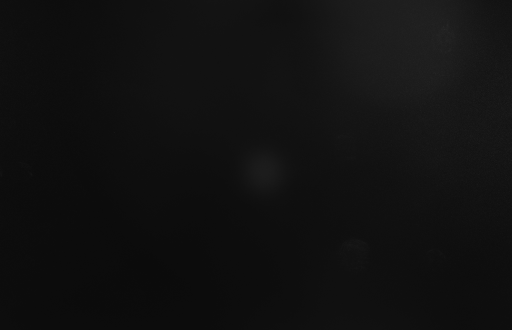
#> input picture figures/MOT temperature measurement/代码改过之后的最终版本/啥也没做，一号，300us的pulse/ToF_bg.png, 512 x 330 px, found by its file name
$ jupyter execute --allow-errors ToFanalyze.ipynb
#> lines starting #> are read from the running program, lines starting #| are printed output that depends on the picture
[cell 1]
import numpy as np
import sys
import matplotlib.pyplot as plt
from scipy.optimize import curve_fit
sys.path.append('C:/Users/AMO lab/Documents/Codes/Rydberg')

# Tof_CCMOT_op_0.06_0.10_40ms_1.00V
# filepath = 'E:/Sync2/Data/2023/5/25/'、

filepath = 'D:\\OneDrive - 南方科技大学\\各种书面文件（培养方案里的）\\master thesis\\figures\\MOT temperature measurement\\代码改过之后的最终版本\\啥也没做，一号，300us的pulse\\'
# filepath = 'C:\\Users\AMO lab\Documents\Rydberg Data\\2023\\8\\9_3\\Tof_CCMOT_op2_0.06_0.10_40ms_1.00V\\'

bg = plt.imread(filepath+'ToF_bg.png')
#> bg is the input picture: shape (330, 512) float32; min 0.0431, max 0.157, mean 0.0657
height,width = bg.shape
#> height = 330; width = 512
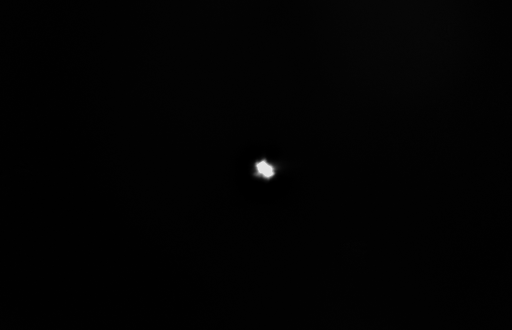
#> input picture figures/MOT temperature measurement/代码改过之后的最终版本/啥也没做，一号，300us的pulse/data_ToF_0.png, 512 x 330 px, found by its file name
#> further down, image is the input picture: shape (330, 512) float32; min 0, max 0.898, mean 0.00963
# width = 416
# height = 400
num = 16  ##################################################拟合的点的数量##########################################################
image_stack = np.zeros((height, width, num))

#> (the rest of this cell did not finish here and is left out)

[cell 2]
image_stack_new = image_stack[70:280,170:350,:]
image = image_stack_new[:,:,0]
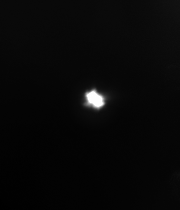
#> image: shape (210, 180) float64; min 0.0471, max 1, mean 0.078; drawn with min black and max white
data_all =image_stack_new
print(data_all.shape)
#| (210, 180, 16)

[cell 3]
def gaussian(x, amplitude, xo, sigma, bias = 0):
    xo = float(xo)
    g = amplitude * np.exp(-( (x - xo)**2 / (2* sigma**2) )) + bias
    return g

## Attemp for fitting
ny,nx,n = data_all.shape
#> ny = 210; nx = 180; n = 16
x = np.arange(0, nx)
#> x = 180 values from 0 to 179
y = np.arange(0, ny)
#> y = 210 values from 0 to 209
image = data_all[:,:,1]
# plt.imshow(image)
# plt.plot(image.mean(axis = 1))
plt.plot(x,image.mean(axis = 0))
popt1, pcov1 = curve_fit(gaussian, x, image.mean(axis = 0),p0 = (0.05, 125, 10, 0.0))
#> popt1 = [-0.00909, 132.1, -10.34, 0.0785]; pcov1 = [[3.65e-05, 8.02e-08, -0.0225, -2.4e-06], [8.02e-08, 59.97, 0.000196, -1.19e-07], [-0.0225, 0.000196, 68.76, -0.00546], [-2.4e-06, -1.19e-07, -0.00546, 3.4e-06]]
print(popt1)
#| [-9.08754028e-03  1.32135815e+02 -1.03354902e+01  7.84919008e-02]
plt.plot(x, gaussian(x,popt1[0],popt1[1],popt1[2],popt1[3]))
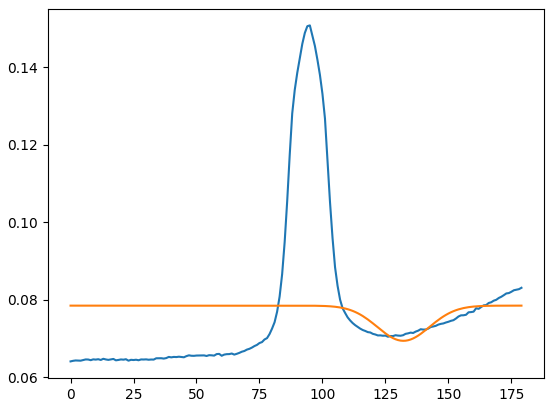
#> figure drawn by matplotlib, 1 panel; curve peaks at x = 95, y = 0.151; curve peaks at x = 0, y = 0.0785

[cell 4]
start_t = np.arange(0,num,1)*0.5e-3
duration = 300e-6 # measure time
delay = 0e-6 # measure after start_t

X, Y = np.meshgrid(x, y)
# 初始拟合参数
fit_res = np.zeros((n,5))

plt.figure(1,figsize = [20,14])


for i in range(len(start_t)):
# 读取灰度值二维数组
    image = data_all[:,:,i]

    initial_guess1 = (np.max(image.mean(axis = 0)), np.argmax(image.mean(axis = 0)), 2, -0.002)
    initial_guess2 = (np.max(image.mean(axis = 1)), np.argmax(image.mean(axis = 1)), 2, -0.002)

    # 执行拟合
    popt1, pcov1 = curve_fit(gaussian, x, image.mean(axis = 0), p0=initial_guess1,)
    popt2, pcov2 = curve_fit(gaussian, y, image.mean(axis = 1), p0=initial_guess2)


    # 提取拟合结果
    amplitude, xo,  sigma_x, bias_x = popt1
    amplitude, yo,  sigma_y, bias_y = popt2
    fit_res[i,1] = xo
    fit_res[i,2] = yo
    fit_res[i,3] = sigma_x
    fit_res[i,4] = sigma_y
    fit_res[i,0] = amplitude
    # print('xo = ', xo, ',yo = ', yo)
    # print('sigma_x = ', sigma_x, 'sigma_y = ', sigma_y)


    plt.subplot(4,4,i+1)
    plt.imshow(image)
    plt.plot(x, data_all.shape[0]-gaussian(x,1,xo,sigma_x)*100)
    plt.plot(gaussian(y,1,yo,sigma_y)*50,y)
    plt.xlim([0,data_all.shape[1]])
    plt.ylim([data_all.shape[0],0])
#     plt.xlabel('x')
#     plt.ylabel('y')
    time = start_t[i]*1e3+ delay*1e3
    plt.title('Time = '+'%.2f'%time +' ms')
    plt.savefig(filepath + 'spot_fitting.png')
#> this loop made 16 passes
#> (initial_guess2, popt1, popt2, sigma_x, yo, sigma_y) on passes 3 to 8: ((0, 0, 2, -0.002), [6.62e-54, 0.0029, 2, 4.29e-57], [-1.71e-46, 0.00023, 2, -1.87e-49], 2, 0.00023, 2), ((0, 0, 2, -0.002), [6.62e-54, 0.0029, 2, 4.29e-57], [-1.71e-46, 0.00023, 2, -1.87e-49], 2, 0.00023, 2), ((0, 0, 2, -0.002), [6.62e-54, 0.0029, 2, 4.29e-57], [-1.71e-46, 0.00023, 2, -1.87e-49], 2, 0.00023, 2), ((0, 0, 2, -0.002), [6.62e-54, 0.0029, 2, 4.29e-57], [-1.71e-46, 0.00023, 2, -1.87e-49], 2, 0.00023, 2), ((0, 0, 2, -0.002), [6.62e-54, 0.0029, 2, 4.29e-57], [-1.71e-46, 0.00023, 2, -1.87e-49], 2, 0.00023, 2), ((0, 0, 2, -0.002), [6.62e-54, 0.0029, 2, 4.29e-57], [-1.71e-46, 0.00023, 2, -1.87e-49], 2, 0.00023, 2)
#> (initial_guess1, initial_guess2, popt1, popt2, sigma_x, bias_x) on passes 1 to 2: ((0.151, 94, 2, -0.002), (0.17, 98, 2, -0.002), [0.0822, 94.52, 6.31, 0.0708], [0.106, 98.78, 5.68, 0.0708], 6.31, 0.0708), ((0.151, 95, 2, -0.002), (0.17, 98, 2, -0.002), [0.0847, 94.54, 6.39, 0.0696], [0.108, 98.66, 5.91, 0.0696], 6.39, 0.0696)
#> pass 1, `plt.savefig(filepath + 'spot_fitting.png')`:
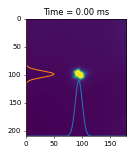
#> figure drawn by matplotlib, 1 panel
#> pass 2, `plt.savefig(filepath + 'spot_fitting.png')`:
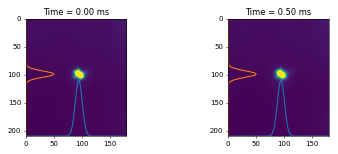
#> figure drawn by matplotlib, 2 panels
#> after the loop, fit_res = 16 rows, first 6: [0.106, 94.52, 98.78, 6.31, 5.68], [0.108, 94.54, 98.66, 6.39, 5.91], [-1.71e-46, 0.0029, 0.00023, 2, 2], [-1.71e-46, 0.0029, 0.00023, 2, 2], [-1.71e-46, 0.0029, 0.00023, 2, 2], [-1.71e-46, 0.0029, 0.00023, 2, 2]
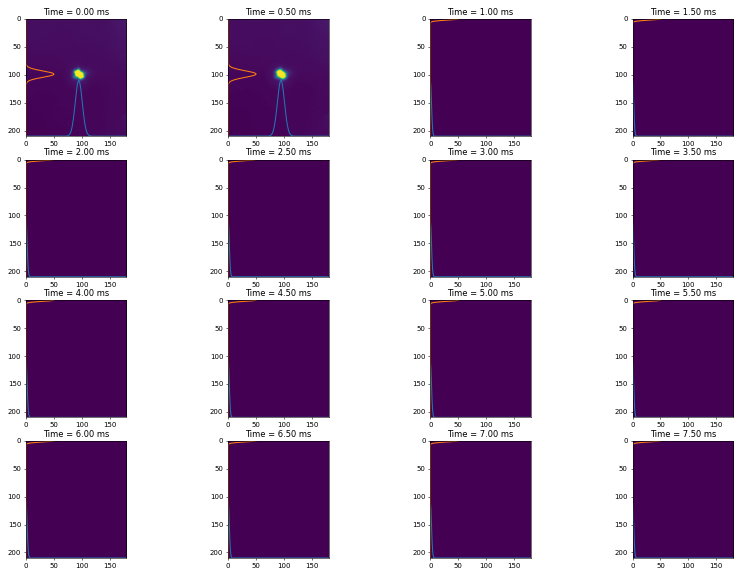
#> figure drawn by matplotlib, 16 panels

#> (a cell that did not finish here is left out)

[cell 6]
def fall(t,bias,t0 = 0,v0 = 0):
    return v0*(t-t0)-0.5*9.78*(t-t0)**2  + bias

scale = 1/23

# plt.plot((start_t+delay) *1e3,-(fit_res[:,2]-fit_res[0,2])*36.87*1e-3,'o--',label = 'y0')
plt.plot((start_t+delay) *1e3,-(fit_res[:,2]-fit_res[0,2])*scale,'o--',label = 'y0')

plt.plot((start_t+delay )*1e3,fall(start_t+delay,0,0)*1e3 ,label = r'$\frac{1}{2}gt^2$')
# plt.plot((start_t+delay)*1e3,-(fit_res[:,2] - fit_res[0,2])* 10*5.86e-3 ,'o--',label = 'y0 * magnefication + bias')
# plt.plot((start_t+delay)*1e3,-0.5*9.8*(start_t+delay)**2 * 1e3,'--',label = r'$\frac{1}{2}gt^2$')
plt.legend()
plt.xlabel('Time (ms)')
plt.ylabel('y (mm)')
plt.xticks([0,2,4,6,8])
plt.savefig(filepath + 'falling.png')
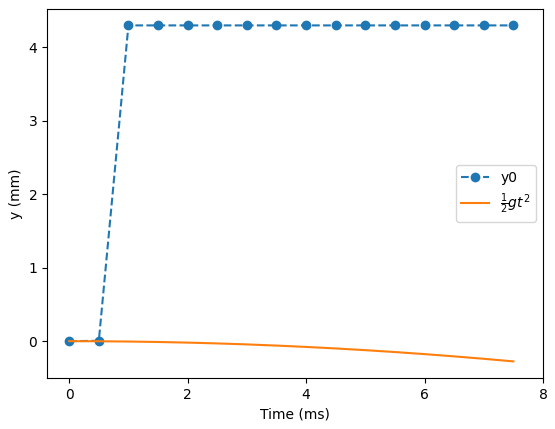
#> figure drawn by matplotlib, 1 panel; curve peaks at x = 1, y = 4.29; curve peaks at x = 0, y = 0

[cell 7]
## Fitting for the temperature
# Boltzmann’s constant
k_B = 1.3806504e-23
# Atomic mass of Rb85
m = 1.409993199e-25
# Gravitational aceleration
g = 9.7803
# Gaussian radius of cold atom colud
# sigma_0 = 1.33168672*5.86e-6

# sigma_t = (fit_res[:,3] * 36.87e-6)**2
# sigma_y_t = (fit_res[:,4] * 36.87e-6)**2

sigma_t = (fit_res[:,3] * scale*1e-3)**2
#> sigma_t = [7.53e-08, 7.72e-08, 7.55e-09, 7.55e-09, 7.55e-09, 7.55e-09, 7.55e-09, 7.55e-09, 7.55e-09, 7.55e-09, 7.55e-09, 7.55e-09, 7.55e-09, 7.55e-09, 7.55e-09, 7.55e-09]
sigma_y_t = (fit_res[:,4] * scale*1e-3)**2
#> sigma_y_t = [6.1e-08, 6.6e-08, 7.57e-09, 7.57e-09, 7.57e-09, 7.57e-09, 7.57e-09, 7.57e-09, 7.57e-09, 7.57e-09, 7.57e-09, 7.57e-09, 7.57e-09, 7.57e-09, 7.57e-09, 7.57e-09]
def expansion( t,sigma_0, T,t0):
    return sigma_0**2+k_B*T*(t-t0)**2/m

initial_guess = [1e-4,20e-6,0]
popt, pcov = curve_fit(expansion,start_t +delay, sigma_t, p0=initial_guess)# ,bounds = ([0,0,0],[np.inf,np.inf,10e-3]))
#> popt = [9.45e-10, 2.64e-05, 0.00482]; pcov = [[inf, inf, inf], [inf, inf, inf], [inf, inf, inf]]
str_1 = 'sigma_x_0 = '+'%.3f'%(popt[0]*1e3)+' mm, beam size = '+'%.3f'%(popt[0]*1e3*4)+' mm, temperature = '+'%.3f'%(popt[1]*1e6) +'uK, t0 ='+'%.3f'%(popt[2]*1e3)+' ms'
print(str_1)
#| sigma_x_0 = 0.000 mm, beam size = 0.000 mm, temperature = 26.366uK, t0 =4.823 ms

popt_y, pcov = curve_fit(expansion,start_t +delay, sigma_y_t , p0=initial_guess)# ,bounds = ([0,0,0],[np.inf,np.inf,10e-3]))
#> popt_y = [2.48e-05, 2.21e-05, 0.00481]; pcov = [[7.85e-09, -3.74e-10, 8.93e-09], [-3.74e-10, 4.53e-11, -2.17e-09], [8.93e-09, -2.17e-09, 2.01e-07]]
str_3 = 'sigma_y_0 = '+'%.3f'%(popt_y[0]*1e3) +' mm, beam size = '+'%.3f'%(popt_y[0]*1e3*4) +' mm, temperature = '+'%.3f'%(popt_y[1]*1e6)+'uK, t0 ='+'%.3f'%(popt_y[2]*1e3) +' ms'

print(str_3)
#| sigma_y_0 = 0.025 mm, beam size = 0.099 mm, temperature = 22.137uK, t0 =4.809 ms


plt.figure(figsize=[12,4])
plt.subplot(1,2,1)
plt.plot(start_t* 1e3+delay* 1e3, sigma_t*1e6,'--o',label = r'measured data')
plt.plot(start_t* 1e3+delay* 1e3,expansion(start_t+delay,popt[0],popt[1],popt[2])*1e6,label = '$\sigma_x^2 = \sigma_0^2 + \dfrac{K_BTt^2}{m}$')
plt.legend()
plt.ylabel(r'$\sigma_x^2$  (mm$^2)$')
plt.xlabel('Time (ms)')
plt.xticks([0,2,4,6,8])
plt.yticks([0.2,0.4,0.6,0.8])

plt.subplot(1,2,2)
plt.plot(start_t* 1e3+delay* 1e3, sigma_y_t*1e6,'--o',label = r'measured data')
plt.plot(start_t* 1e3+delay* 1e3,expansion(start_t+delay,popt_y[0],popt_y[1],popt_y[2])*1e6,label = '$\sigma_y^2 = \sigma_0^2 + \dfrac{K_BTt^2}{m}$')
plt.legend()
plt.ylabel(r'$\sigma_y^2$  (mm$^2)$')
plt.xlabel('Time (ms)')
plt.xticks([0,2,4,6,8])
plt.yticks([0.2,0.4,0.6,0.8,1.0])

plt.savefig(filepath + 'expansion.png')
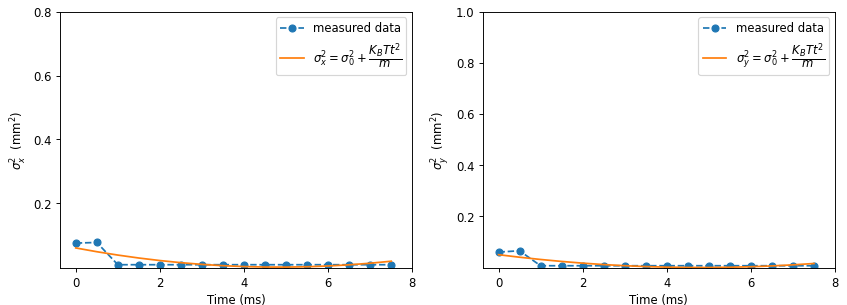
#> figure drawn by matplotlib, 2 panels; panel 1: curve peaks at x = 0.5, y = 0.0772; panel 1: curve peaks at x = 0, y = 0.0601; panel 2: curve peaks at x = 0.5, y = 0.066; panel 2: curve peaks at x = 0, y = 0.0507

fh = open(filepath + 'fitting.txt', 'w', encoding='utf-8')
fh.write(str_1)
fh.write('\n')
fh.write(str_3)
fh.close()
# np.savetxt(filepath + 'fitting.txt',str_1, str_2)
